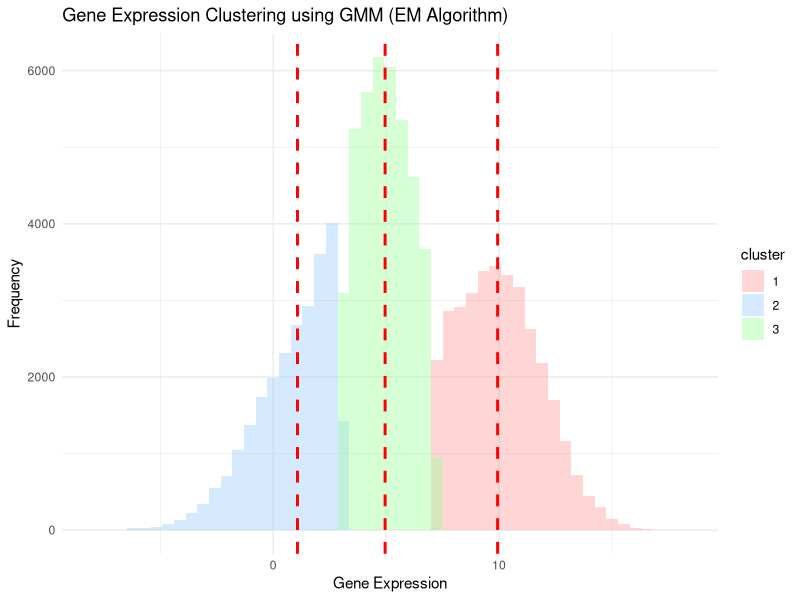
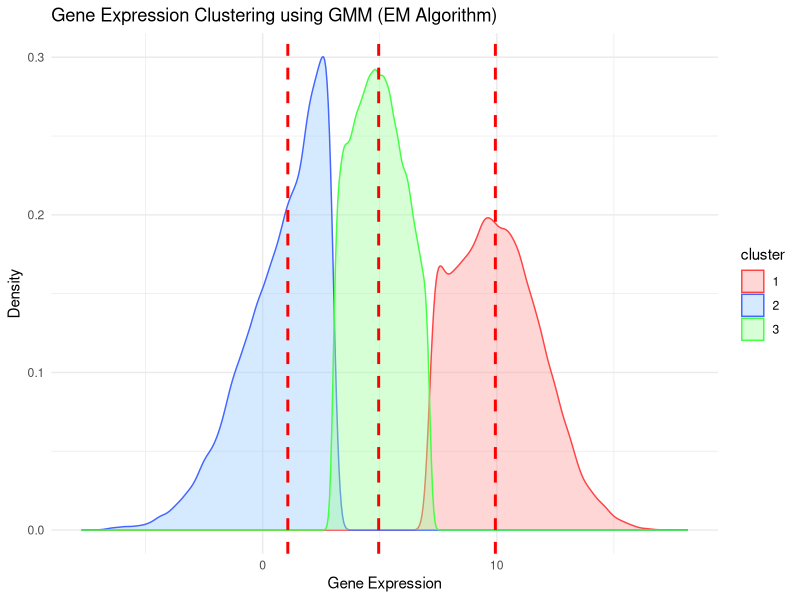

These figures' R source, in order:
set.seed(42)
library(ggplot2)

# Generate synthetic gene expression data
generate_gene_expression <- function(n_genes, n_samples, means, sds) {
  data <- matrix(NA, nrow=n_samples, ncol=n_genes)
  condition_labels <- character(n_samples)  # Vector to store condition labels for all samples
  for (i in 1:n_genes) {
    # Randomly assign each sample to one of the three conditions
    condition_labels <- sample(1:3, n_samples, replace = TRUE)
    # Generate gene expression data for the gene based on the condition
    for (j in 1:n_samples) {
      data[j, i] <- rnorm(1, mean=means[condition_labels[j]], sd=sds[condition_labels[j]])
    }
  }
  return(list(data=data, conditions=condition_labels))
}

# Parameters for gene expression data
n_genes <- 100  # Number of genes
n_samples <- 1000  # Number of samples
means <- c(10, 5, 2)  # Mean gene expression levels for the three conditions
sds <- c(2, 1.5, 2.5)  # Standard deviations for the three conditions

# Generate gene expression data
gene_expression_results <- generate_gene_expression(n_genes, n_samples, means, sds)

# Create a data frame for easy visualization
gene_expression_data <- gene_expression_results$data
condition_labels <- gene_expression_results$conditions

gene_expression_df <- data.frame(
  gene = rep(1:n_genes, each = n_samples),
  sample = rep(1:n_samples, n_genes),
  expression = c(gene_expression_data),
  condition = rep(condition_labels, n_genes)
)

# GMM parameters and functions (EM Algorithm)
initialize_params <- function(k) {
  mu <- rnorm(k, mean=0, sd=5)  # Initial means
  sigma2 <- rep(1, k)  # Initial variances
  pi <- rep(1/k, k)  # Initial mixture weights
  return(list(mu=mu, sigma2=sigma2, pi=pi))
}

# Gaussian PDF
gaussian_pdf <- function(x, mu, sigma2) {
  return(dnorm(x, mean=mu, sd=sqrt(sigma2)))
}

# Log likelihood
log_likelihood <- function(x, phi, pi) {
  return(sum(log(rowSums(phi))))
}

# E-Step
e_step <- function(x, mu, sigma2, pi, k, n) {
  phi <- matrix(0, nrow=n, ncol=k)
  for (i in 1:k) {
    phi[, i] <- pi[i] * gaussian_pdf(x, mu[i], sigma2[i])
  }
  row_sums <- rowSums(phi)
  phi <- phi / row_sums
  return(phi)
}

# M-Step
m_step <- function(x, phi, k, n) {
  N_k <- colSums(phi)
  mu <- colSums(phi * x) / N_k
  sigma2 <- colSums(phi * (x - mu[apply(phi, 1, which.max)])^2) / N_k
  pi <- N_k / n
  return(list(mu=mu, sigma2=sigma2, pi=pi))
}

# EM Algorithm
em_algorithm <- function(x, k, max_iter) {
  n <- length(x)
  params <- initialize_params(k)
  mu <- params$mu
  sigma2 <- params$sigma2
  pi <- params$pi
  log_likelihoods <- numeric(max_iter)
  for (iter in 1:max_iter) {
    phi <- e_step(x, mu, sigma2, pi, k, n)
    params <- m_step(x, phi, k, n)
    mu <- params$mu
    sigma2 <- params$sigma2
    pi <- params$pi
    log_likelihoods[iter] <- log_likelihood(x, phi, pi)
    if (iter %% 10 == 0) {
      cat("Iteration:", iter, "Log Likelihood:", log_likelihoods[iter], "\n")
    }
  }
  return(list(mu=mu, sigma2=sigma2, pi=pi, phi=phi, log_likelihoods=log_likelihoods))
}

# Prepare the data for EM (flatten the gene expression data into a single vector)
gene_expression_flattened <- as.vector(gene_expression_df$expression)

# Run EM Algorithm on gene expression data
k <- 3  # Number of clusters (for example, the three conditions)
max_iter <- 100
result <- em_algorithm(gene_expression_flattened, k, max_iter)

# Assign clusters based on highest responsibility
cluster_assignments <- apply(result$phi, 1, which.max)

# Add cluster assignments to the data frame
gene_expression_df$cluster <- as.factor(cluster_assignments)

# **Improved Histogram Plot with Transparency**
ggplot(gene_expression_df, aes(x=expression, fill=cluster)) +
  geom_histogram(bins=51, alpha=0.4, position="identity") +  # Increased transparency for better overlap
  geom_vline(xintercept=result$mu, linetype="dashed", color="red", size=1) +
  scale_fill_manual(values=c("#FF9999", "#99CCFF", "#99FF99")) +  # Custom colors for clarity
  labs(title="Gene Expression Clustering using GMM (EM Algorithm)", 
       x="Gene Expression", y="Frequency") +
  theme_minimal()

# **Alternative Density Plot for Smooth Visualization**
ggplot(gene_expression_df, aes(x=expression, fill=cluster, color=cluster)) +
  geom_density(alpha=0.4) +  # Density plots with transparency
  geom_vline(xintercept=result$mu, linetype="dashed", color="red", size=1) +
  scale_fill_manual(values=c("#FF9999", "#99CCFF", "#99FF99")) +
  scale_color_manual(values=c("#FF4444", "#4466FF", "#44FF44")) +
  labs(title="Gene Expression Clustering using GMM (EM Algorithm)", 
       x="Gene Expression", y="Density") +
  theme_minimal()